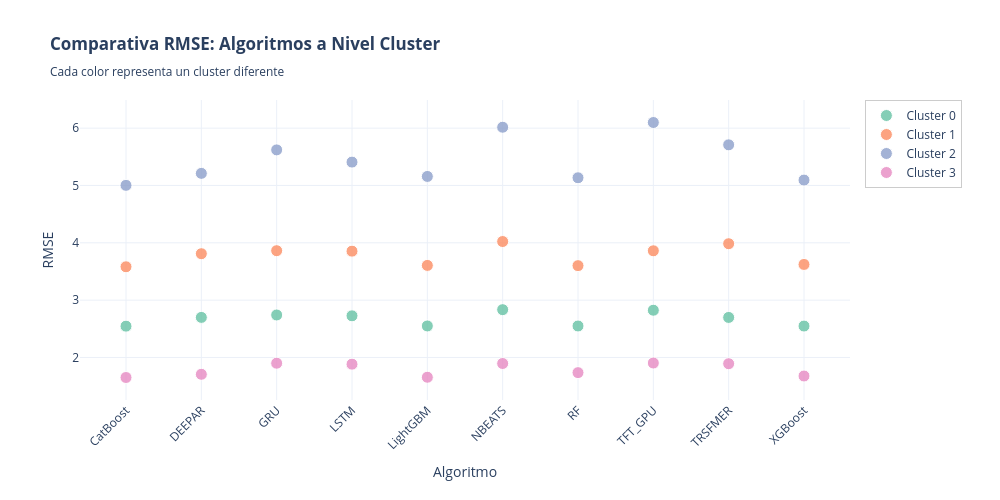

Write notebook code for a chart like this one.
### Code cell
# ============================================================================
# GRÁFICO SCATTER: ALGORITMOS vs MÉTRICA - POR CLUSTER (NDetalle == 'Cluster')
# ============================================================================

print("\n" + "="*100)
print("📊 GRÁFICO SCATTER: RMSE POR ALGORITMO - NIVEL CLUSTER")
print("="*100)

import plotly.graph_objects as go
import plotly.express as px

# PARÁMETRO: Métrica a visualizar
METRICA_CLUSTER = 'RMSE'

# Obtener datos a nivel CLUSTER (NDetalle == 'Cluster', Producto IS NULL)
df_cluster_nivel = df_resultados_consolidados[
    (df_resultados_consolidados['NDetalle'] == 'Cluster') &
    (df_resultados_consolidados['Producto'].isna())
].copy()

# Filtrar algoritmos a excluir
df_cluster_nivel = df_cluster_nivel[~df_cluster_nivel['Algoritmo'].isin(['NAIVE', 'MEDIA7'])].copy()

if df_cluster_nivel.empty:
    print("⚠️ No hay datos a nivel Cluster sin Producto")
else:
    # Crear figura
    fig_cluster_scatter = go.Figure()
    
    # Colores para los clusters
    colores_clusters = px.colors.qualitative.Set2
    
    # Obtener clusters únicos
    clusters_unicos_nivel = sorted(df_cluster_nivel['Cluster'].unique())
    
    # Mapeo de colores para cada cluster
    color_map_cluster = {cluster: colores_clusters[idx % len(colores_clusters)] 
                         for idx, cluster in enumerate(clusters_unicos_nivel)}
    
    # Obtener algoritmos únicos ordenados alfabéticamente
    algoritmos_nivel = sorted(df_cluster_nivel['Algoritmo'].unique())
    
    # Agregar puntos para cada cluster
    for cluster in clusters_unicos_nivel:
        df_cluster_data = df_cluster_nivel[df_cluster_nivel['Cluster'] == cluster]
        
        fig_cluster_scatter.add_trace(
            go.Scatter(
                x=df_cluster_data['Algoritmo'],
                y=df_cluster_data[METRICA_CLUSTER],
                mode='markers',
                name=f'Cluster {int(cluster)}',
                marker=dict(
                    size=12,
                    color=color_map_cluster[cluster],
                    symbol='circle',
                    opacity=0.8,
                    line=dict(color='white', width=1)
                ),
                hovertemplate=f'<b>Cluster {int(cluster)}</b><br>%{{x}}<br>{METRICA_CLUSTER}: %{{y:.4f}}<extra></extra>'
            )
        )
    
    # Configurar layout
    fig_cluster_scatter.update_layout(
        title=f'<b>Comparativa {METRICA_CLUSTER}: Algoritmos a Nivel Cluster</b><br><sub>Cada color representa un cluster diferente</sub>',
        xaxis_title='Algoritmo',
        yaxis_title=f'{METRICA_CLUSTER}',
        height=500,
        width=1000,
        template='plotly_white',
        hovermode='closest',
        legend=dict(
            orientation='v',
            yanchor='top',
            y=1,
            xanchor='left',
            x=1.02,
            bgcolor='rgba(255, 255, 255, 0.8)',
            bordercolor='rgba(0, 0, 0, 0.2)',
            borderwidth=1
        ),
        xaxis=dict(
            tickangle=-45,
            categoryorder='array',
            categoryarray=list(algoritmos_nivel)
        ),
        margin=dict(b=100, r=150)
    )
    
    fig_cluster_scatter.show()
    
    print(f"\n✅ Gráfico generado:")
    print(f"   - Métrica: {METRICA_CLUSTER}")
    print(f"   - Algoritmos: {len(algoritmos_nivel)}")
    print(f"   - Clusters: {len(clusters_unicos_nivel)}")

### Figure 1 — Plotly figure (JSON) as saved in the notebook; plotly's stock layout.template omitted (floating-point values rounded to 4 significant figures)
{"data": [{"hovertemplate": "<b>Cluster 0</b><br>%{x}<br>RMSE: %{y:.4f}<extra></extra>", "marker": {"color": "rgb(102,194,165)", "line": {"color": "white", "width": 1}, "opacity": 0.8, "size": 12, "symbol": "circle"}, "mode": "markers", "name": "Cluster 0", "type": "scatter", "x": ["CatBoost", "DEEPAR", "GRU", "LightGBM", "LSTM", "NBEATS", "RF", "TFT_GPU", "TRSFMER", "XGBoost"], "y": [2.546, 2.699, 2.741, 2.549, 2.726, 2.833, 2.549, 2.824, 2.698, 2.548]}, {"hovertemplate": "<b>Cluster 1</b><br>%{x}<br>RMSE: %{y:.4f}<extra></extra>", "marker": {"color": "rgb(252,141,98)", "line": {"color": "white", "width": 1}, "opacity": 0.8, "size": 12, "symbol": "circle"}, "mode": "markers", "name": "Cluster 1", "type": "scatter", "x": ["CatBoost", "DEEPAR", "GRU", "LightGBM", "LSTM", "NBEATS", "RF", "TFT_GPU", "TRSFMER", "XGBoost"], "y": [3.582, 3.81, 3.862, 3.606, 3.855, 4.022, 3.602, 3.861, 3.984, 3.623]}, {"hovertemplate": "<b>Cluster 2</b><br>%{x}<br>RMSE: %{y:.4f}<extra></extra>", "marker": {"color": "rgb(141,160,203)", "line": {"color": "white", "width": 1}, "opacity": 0.8, "size": 12, "symbol": "circle"}, "mode": "markers", "name": "Cluster 2", "type": "scatter", "x": ["CatBoost", "DEEPAR", "GRU", "LightGBM", "LSTM", "NBEATS", "RF", "TFT_GPU", "TRSFMER", "XGBoost"], "y": [5.003, 5.211, 5.621, 5.158, 5.408, 6.017, 5.135, 6.099, 5.709, 5.095]}, {"hovertemplate": "<b>Cluster 3</b><br>%{x}<br>RMSE: %{y:.4f}<extra></extra>", "marker": {"color": "rgb(231,138,195)", "line": {"color": "white", "width": 1}, "opacity": 0.8, "size": 12, "symbol": "circle"}, "mode": "markers", "name": "Cluster 3", "type": "scatter", "x": ["CatBoost", "DEEPAR", "GRU", "LightGBM", "LSTM", "NBEATS", "RF", "TFT_GPU", "TRSFMER", "XGBoost"], "y": [1.65, 1.706, 1.9, 1.655, 1.883, 1.895, 1.735, 1.903, 1.891, 1.676]}], "layout": {"height": 500, "hovermode": "closest", "legend": {"bgcolor": "rgba(255, 255, 255, 0.8)", "bordercolor": "rgba(0, 0, 0, 0.2)", "borderwidth": 1, "orientation": "v", "x": 1.02, "xanchor": "left", "y": 1, "yanchor": "top"}, "margin": {"b": 100, "r": 150}, "title": {"text": "<b>Comparativa RMSE: Algoritmos a Nivel Cluster</b><br><sub>Cada color representa un cluster diferente</sub>"}, "width": 1000, "xaxis": {"categoryarray": ["CatBoost", "DEEPAR", "GRU", "LSTM", "LightGBM", "NBEATS", "RF", "TFT_GPU", "TRSFMER", "XGBoost"], "categoryorder": "array", "tickangle": -45, "title": {"text": "Algoritmo"}}, "yaxis": {"title": {"text": "RMSE"}}}}
